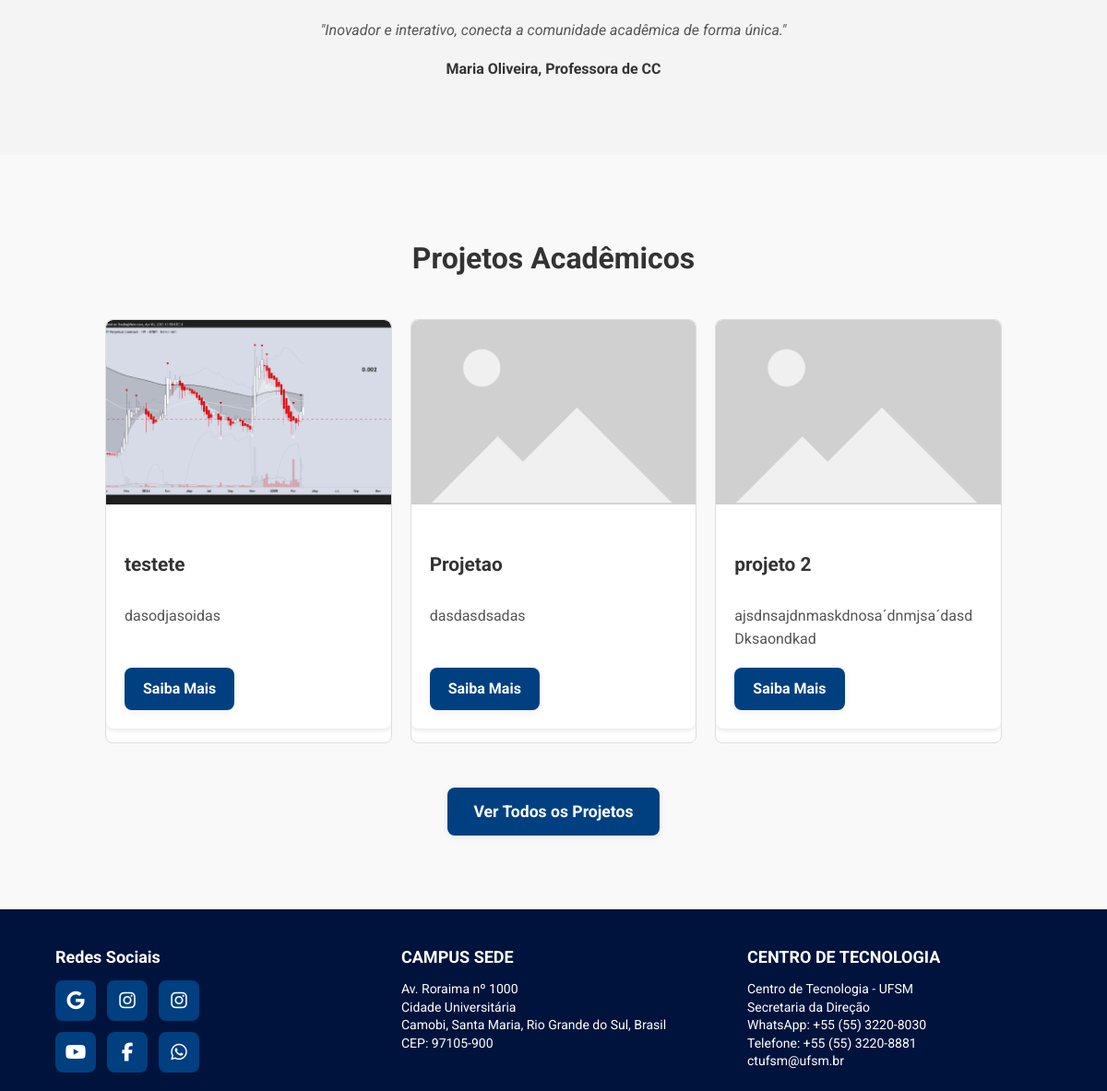
The app's page / (lower part), older data.
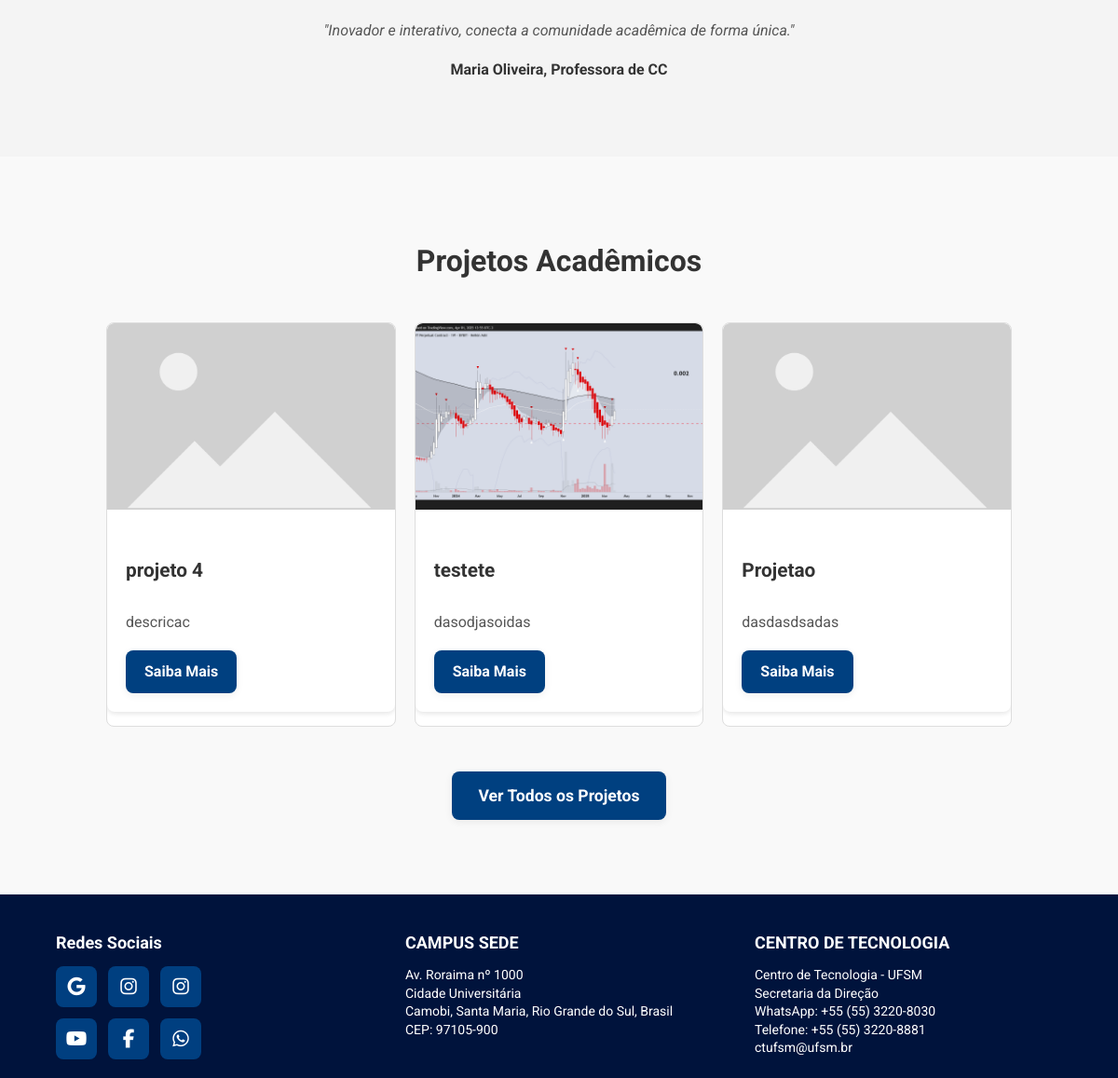
The same page, newer data.
### site_inf/models.py (models this page shows, shortened)
class Projeto(models.Model):
    CATEGORIA_ENSINO = 'ENSINO'
    CATEGORIA_EXTENSAO = 'EXTENSAO'
    CATEGORIA_PESQUISA = 'PESQUISA'
    CATEGORIA_CHOICES = [
        (CATEGORIA_ENSINO, 'Ensino'),
        (CATEGORIA_EXTENSAO, 'Extensão'),
        (CATEGORIA_PESQUISA, 'Pesquisa'),
    ]
    titulo = models.CharField(max_length=100)
    descricao = models.TextField()
    tecnologias = models.CharField(max_length=255)
    link = models.URLField(blank=True)
    imagem = models.ImageField(upload_to='projetos/', blank=True, null=True)
    criado_em = models.DateTimeField(auto_now_add=True)
    categoria = models.CharField(
        max_length=20,
        choices=CATEGORIA_CHOICES,
        default=CATEGORIA_PESQUISA,
        verbose_name="Categoria do Projeto"
    )

### site_inf/views.py (the view)
# urls.py: path('', index, name='index'),
def index(request):
    posts = PostBlog.objects.all().order_by('-id')
    projetos = Projeto.objects.all().order_by('-criado_em')[:3]
    return render(request, 'site_inf/pages/index.html', {'projetos': projetos, 'posts': posts})

### site_inf/templates/site_inf/pages/index.html (shortened to what this page needs)
{% extends "site_inf/base.html" %}
{% load static %}
{% block content %}
  {% load static %}
  <!DOCTYPE html>
  <html lang="pt-br">
  <head>
      <link rel="stylesheet" href="{% static 'site_inf/css/slider.css' %}">
      <link rel="stylesheet" href="https://cdnjs.cloudflare.com/ajax/libs/font-awesome/6.5.0/css/all.min.css">
  </head>
  <body>
  </body>
  </html>
  <section id="depoimentos" class="testimonials">
    <div class="container">
      <div class="testimonial-item">
        <p>"Inovador e interativo, conecta a comunidade acadêmica de forma única."</p>
        <h4>Maria Oliveira, Professora de CC</h4>
      </div>
    </div>
  </section>
  <section id="projetos" class="projects">
    <div class="container">
      <h2 class="section-title">Projetos Acadêmicos</h2>
      <div class="project-grid">
        {% for projeto in projetos|slice:":3" %}
          <div class="project-item">
            <div class="card">
              <div class="card-image">
                {% if projeto.imagem and projeto.imagem.url %}
                  <img src="{{ projeto.imagem.url }}" alt="{{ projeto.titulo }}">
                {% else %}
                  <img src="{% static 'site_inf/images/placeholder.jpg' %}" alt="Sem imagem">
                {% endif %}
              </div>
              <div class="card-content">
                <h3 class="card-title">{{ projeto.titulo }}</h3>
                <p class="card-description">{{ projeto.descricao|truncatewords:20 }}</p>
                <a href="{% url 'site_inf:projeto_detail' projeto.id %}" class="btn">Saiba Mais</a>
              </div>
            </div>
          </div>
        {% empty %}
          <p class="no-projects">Nenhum projeto cadastrado ainda.</p>
        {% endfor %}
      </div>
      <div class="view-all">
        <a href="{% url 'site_inf:projetos' %}" class="btn">Ver Todos os Projetos</a>
      </div>
    </div>
  </section>
{% endblock %}

Row changes from the older to the newer data that the page shows:
no longer on this page (row unchanged): Projeto: titulo "projeto 2", descricao "ajsdnsajdnmaskdnosa´dnmjsa´dasd Dksaondkad"
added Projeto: titulo "projeto 4", descricao "descricac"
